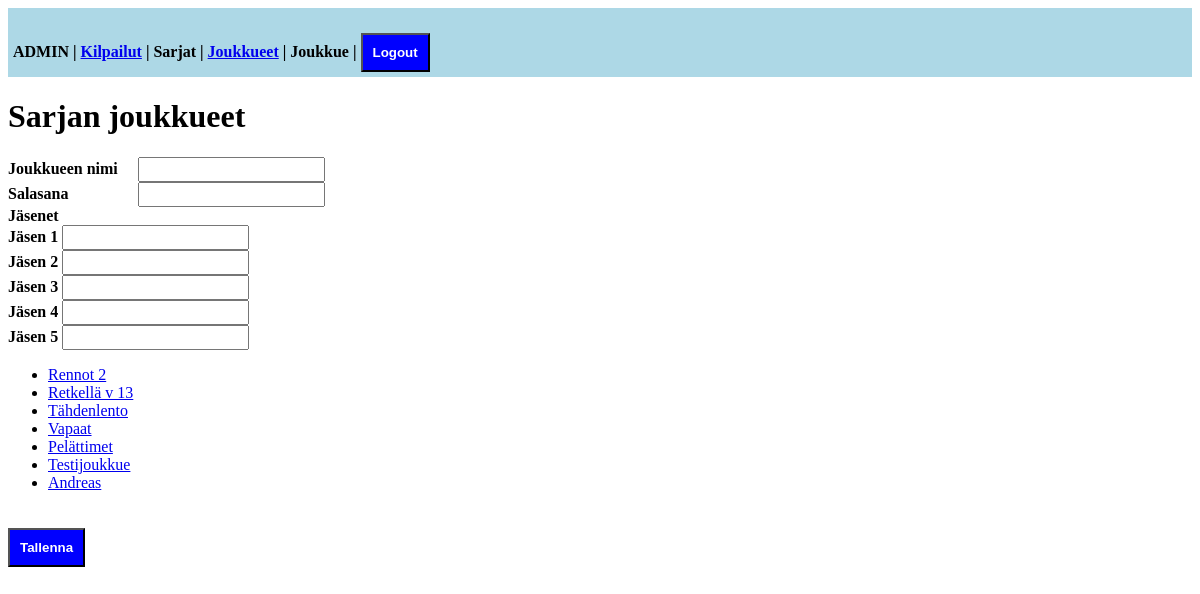
Before: /sarja/604902 (signed in) with the older database file.
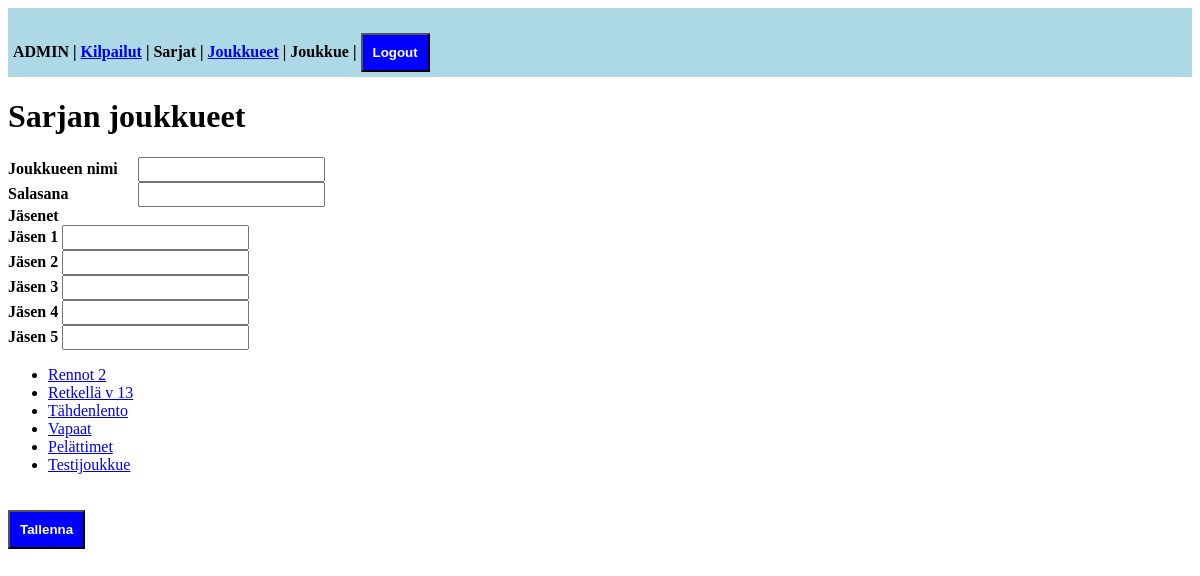
After: the same page with the newer database file.
### tables this page shows
CREATE TABLE joukkueet(
  joukkueid    INTEGER  NOT NULL PRIMARY KEY  AUTOINCREMENT,
  nimi  VARCHAR(128) NOT NULL,
  salasana VARCHAR(512) NULL,
  jasenet VARCHAR(2048)  DEFAULT '[]',
  sarja INTEGER  NOT NULL,
  CONSTRAINT joukkueet_unique
   UNIQUE ( nimi COLLATE nocase),
  CONSTRAINT joukkueet_sarja 
	FOREIGN KEY (sarja)
	REFERENCES sarjat (sarjaid)
		ON DELETE NO ACTION
		ON UPDATE CASCADE
);

### vt3.py (the view)
@app.route('/sarja/<int:sarjaid>',  methods=['GET', 'POST'])
@admin_auth
def sarja(sarjaid):
    session['sarjaid'] = sarjaid
    try:
        con = sqlite3.connect(os.path.abspath('tietokanta.db'))
        con.row_factory = sqlite3.Row
        con.execute("PRAGMA foreign_keys = ON")
        cur = con.cursor()
        cur.execute("""SELECT joukkueid, nimi FROM joukkueet WHERE sarja = ?""", (sarjaid,))
        joukkueet = cur.fetchall()
        if request.method == "POST":
            handleJoukkueLisaaminen()
            cur.execute("""SELECT joukkueid, nimi FROM joukkueet WHERE sarja = ?""", (sarjaid,))
            joukkueet = cur.fetchall()
        return render_template("adminSarjanJoukkueet.html", joukkueet=joukkueet, sarjaid=sarjaid, joukkueid=session.get('joukkueid'), kisaid=session.get('kisaid'))
    except sqlite3.Error as e:
        return Response(f"Tietokanta ei aukene: {str(e)}", status=500)
    except Exception as e:
        return Response(f"Tapahtui virhe: {str(e)}", status=500)
    finally:
        con.close()

### vt3.py (called while the page is built)
def admin_auth(f):
    @wraps(f)
    def decorated(*args, **kwargs):
        if not 'adminKirjautunut' in session:
            return redirect(url_for('admin'))
        return f(*args, **kwargs)
    return decorated

### templates/adminSarjanJoukkueet.html (shortened to what this page needs)
<!DOCTYPE html>
<html lang="fi" xmlns="http://www.w3.org/1999/xhtml" xml:lang="fi">
<head>
<link rel="stylesheet" href="{{ url_for('static', filename='tyylit.css') }}" type="text/css" />
</head>
    <body>
        <div class="ylapalkki">
            <label>ADMIN</label> |
            <a href="{{ url_for('adminPaasivu') }}">Kilpailut</a> |
            {% if kisaid %}
                <a href="{{ url_for('kilpailu', kisaid=kisaid) }}">Sarjat</a> |
            {% else %}
                <span class="disabled-link">Sarjat</span> |
            {% endif %}
            {% if sarjaid %}
                <a href="{{ url_for('sarja', sarjaid=sarjaid) }}">Joukkueet</a> |
            {% else %}
                <span class="disabled-link">Joukkueet</span> |
            {% endif %}
            {% if joukkueid %}
                <a href="{{ url_for('joukkue', joukkueid=joukkueid) }}">Joukkue</a> |
            {% else %}
                <span class="disabled-link">Joukkue</span> |
            {% endif %}
            <form action="{{ url_for('logout') }}" method="POST" style="display:inline;">
              <button type="submit">Logout</button>
            </form>
          </div>
        <h1>Sarjan joukkueet</h1>
        <div class="SarjanJoukkuetidot">
            <form method="POST">
                <div class="joukkuenimi">
                    <label for="nimi">Joukkueen nimi</label>
                    <input type="text" id="nimi" name="nimi">
                </div>
                <div class="joukkuesalasana">
                    <label for="salasana">Salasana</label>
                    <input type="password" id="salasana" name="salasana">
                </div>
                <label for="jasenet">Jäsenet</label>
                <div class="jasenet-list">
                    {% for i in range(5) %}
                        <div class="jasen-box">
                            <label for="jasen_{{ i + 1 }}">Jäsen {{ i + 1 }}</label>
                            <input type="text" id="jasen_{{ i + 1 }}" name="jasenet[]" class="jasen-nimi">
                        </div>
                    {% endfor %}
                </div>
                <div class="sarjat">
                    <ul class="sarjat">
                        {% for joukkue in joukkueet %}
                        <li value="{{ joukkue['sarja'] }}">
                            <a href="/joukkue/{{ joukkue['joukkueid'] }}">{{ joukkue['nimi'] }}</a>
                        </li>
                        {% endfor %}
                    </ul>
                </div>
            <button type="submit">Tallenna</button>
            </form>
        </div>
    </body>
</html>

### static/tyylit.css (style rules this page uses)
.ylapalkki { background-color: lightblue; font-weight: bold; padding: 5px; }
button { margin-top: 20px; padding: 10px; background-color: blue; color: white; font-weight: bold; }
.joukkuenimi { display: flex; align-items: baseline; gap: 20px; }
label { font-weight: bold; margin: 0; }
input[type="text"] { padding: 3px; }
.joukkuesalasana { display: flex; align-items: baseline; gap: 70px; }
.joukkuesalasana input[type="password"] { padding: 3px; }

Changed rows visible on the page:
removed joukkueet: nimi "Andreas"
